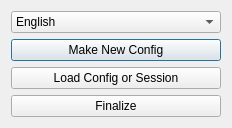
<?xml version="1.0" encoding="UTF-8"?>
<ui version="4.0">
 <class>Dialog</class>
 <widget class="QDialog" name="Dialog">
  <property name="geometry">
   <rect>
    <x>0</x>
    <y>0</y>
    <width>232</width>
    <height>127</height>
   </rect>
  </property>
  <property name="windowTitle">
   <string>Configure</string>
  </property>
  <property name="windowIcon">
   <iconset>
    <normalon>../logo.ico</normalon>
   </iconset>
  </property>
  <layout class="QVBoxLayout" name="verticalLayout_2">
   <item>
    <layout class="QVBoxLayout" name="verticalLayout">
     <item>
      <widget class="QComboBox" name="comboBox">
       <item>
        <property name="text">
         <string>English</string>
        </property>
       </item>
       <item>
        <property name="text">
         <string>Deutsch</string>
        </property>
       </item>
       <item>
        <property name="text">
         <string>Español</string>
        </property>
       </item>
       <item>
        <property name="text">
         <string>Pусский</string>
        </property>
       </item>
      </widget>
     </item>
     <item>
      <widget class="QPushButton" name="pushButton_new_config">
       <property name="text">
        <string>Make New Config</string>
       </property>
      </widget>
     </item>
     <item>
      <widget class="QPushButton" name="pushButton_load_config">
       <property name="text">
        <string>Load Config or Session</string>
       </property>
      </widget>
     </item>
     <item>
      <widget class="QPushButton" name="pushButton_finalize">
       <property name="text">
        <string>Finalize</string>
       </property>
      </widget>
     </item>
    </layout>
   </item>
  </layout>
 </widget>
 <resources/>
 <connections/>
</ui>
